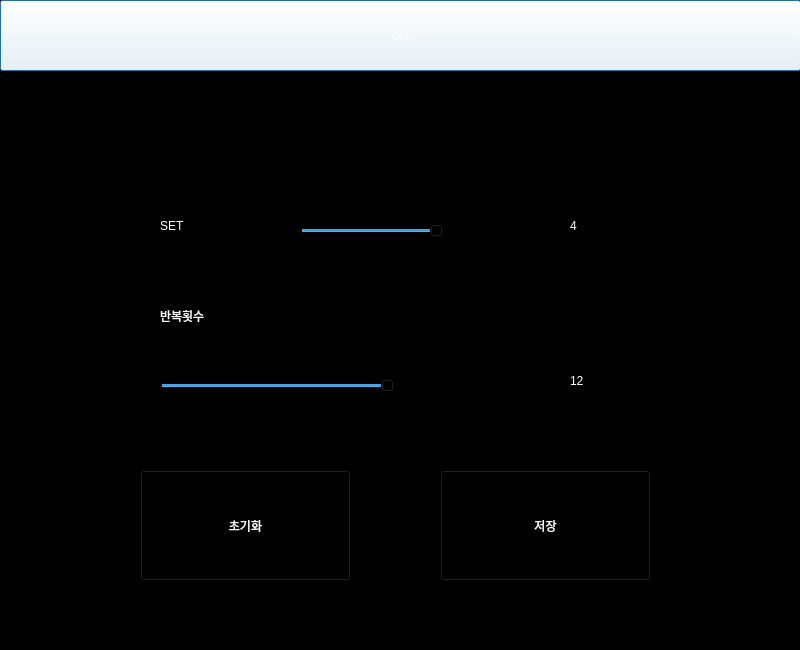
<?xml version="1.0" encoding="UTF-8"?>
<ui version="4.0">
 <class>Dialog</class>
 <widget class="QDialog" name="Dialog">
  <property name="geometry">
   <rect>
    <x>0</x>
    <y>0</y>
    <width>800</width>
    <height>650</height>
   </rect>
  </property>
  <property name="sizePolicy">
   <sizepolicy hsizetype="Maximum" vsizetype="Maximum">
    <horstretch>0</horstretch>
    <verstretch>0</verstretch>
   </sizepolicy>
  </property>
  <property name="maximumSize">
   <size>
    <width>4633</width>
    <height>3838</height>
   </size>
  </property>
  <property name="windowTitle">
   <string>Dialog</string>
  </property>
  <property name="styleSheet">
   <string notr="true">background-color: rgb(0, 0, 0);
color: rgb(255, 255, 255);</string>
  </property>
  <widget class="QPushButton" name="exit_btn">
   <property name="geometry">
    <rect>
     <x>0</x>
     <y>0</y>
     <width>801</width>
     <height>71</height>
    </rect>
   </property>
   <property name="styleSheet">
    <string notr="true">background-color: rgb(255, 255, 255);</string>
   </property>
   <property name="text">
    <string>out</string>
   </property>
  </widget>
  <widget class="QPushButton" name="save_btn">
   <property name="geometry">
    <rect>
     <x>440</x>
     <y>470</y>
     <width>211</width>
     <height>111</height>
    </rect>
   </property>
   <property name="text">
    <string>저장</string>
   </property>
  </widget>
  <widget class="QSlider" name="rep_bar">
   <property name="geometry">
    <rect>
     <x>160</x>
     <y>350</y>
     <width>381</width>
     <height>71</height>
    </rect>
   </property>
   <property name="maximum">
    <number>20</number>
   </property>
   <property name="value">
    <number>12</number>
   </property>
   <property name="orientation">
    <enum>Qt::Horizontal</enum>
   </property>
  </widget>
  <widget class="QLabel" name="set_lb">
   <property name="geometry">
    <rect>
     <x>570</x>
     <y>180</y>
     <width>121</width>
     <height>91</height>
    </rect>
   </property>
   <property name="styleSheet">
    <string notr="true">font: 22pt &quot;HY견고딕&quot;;</string>
   </property>
   <property name="text">
    <string>4</string>
   </property>
  </widget>
  <widget class="QLabel" name="label_2">
   <property name="geometry">
    <rect>
     <x>160</x>
     <y>190</y>
     <width>121</width>
     <height>71</height>
    </rect>
   </property>
   <property name="styleSheet">
    <string notr="true">font: 20pt &quot;HY견고딕&quot;;</string>
   </property>
   <property name="text">
    <string>SET</string>
   </property>
  </widget>
  <widget class="QSlider" name="set_bar">
   <property name="geometry">
    <rect>
     <x>300</x>
     <y>200</y>
     <width>241</width>
     <height>61</height>
    </rect>
   </property>
   <property name="maximum">
    <number>7</number>
   </property>
   <property name="value">
    <number>4</number>
   </property>
   <property name="orientation">
    <enum>Qt::Horizontal</enum>
   </property>
  </widget>
  <widget class="QLabel" name="rep_lb">
   <property name="geometry">
    <rect>
     <x>570</x>
     <y>340</y>
     <width>121</width>
     <height>81</height>
    </rect>
   </property>
   <property name="styleSheet">
    <string notr="true">font: 20pt &quot;HY견고딕&quot;;</string>
   </property>
   <property name="text">
    <string>12</string>
   </property>
  </widget>
  <widget class="QPushButton" name="reset_btn">
   <property name="geometry">
    <rect>
     <x>140</x>
     <y>470</y>
     <width>211</width>
     <height>111</height>
    </rect>
   </property>
   <property name="text">
    <string>초기화</string>
   </property>
  </widget>
  <widget class="QLabel" name="label">
   <property name="geometry">
    <rect>
     <x>160</x>
     <y>290</y>
     <width>141</width>
     <height>51</height>
    </rect>
   </property>
   <property name="styleSheet">
    <string notr="true">font: 20pt &quot;HY견고딕&quot;;</string>
   </property>
   <property name="text">
    <string>반복횟수</string>
   </property>
  </widget>
 </widget>
 <resources/>
 <connections/>
</ui>
